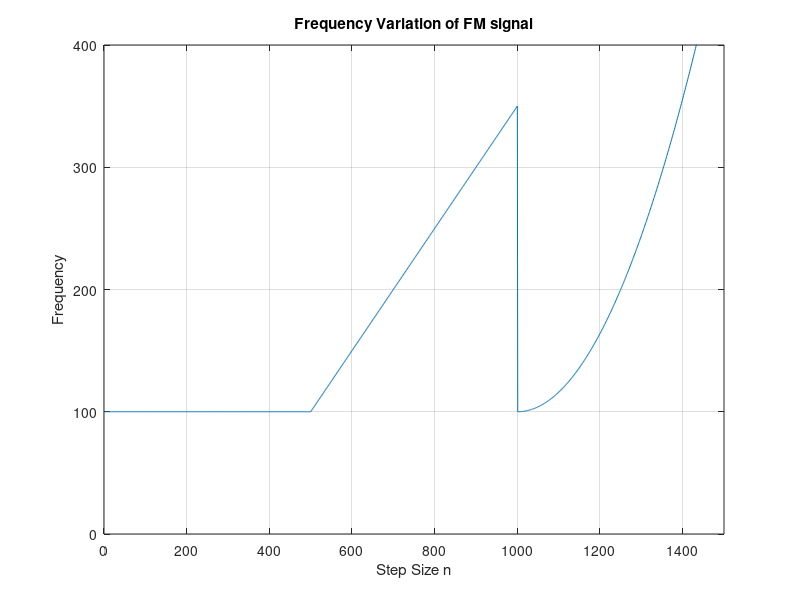

Recreate this plot in MATLAB. (Note: this script raises an error after producing the figure.)
% ASPMI Exercise 4.3c
% Implement the DFT-CLMS algorithm given in (54) for the frequency 
% modulated signal from Part 4.2 a). Plot the magnitude of the weight
% vector w(n) at every time instant to create a time-frequency diagram
% as in Part 4.2 b).

% Generate FM signal
N = 1500;
fs = 1000; % 1kHz sampling frequency
% Generate f
f = zeros(N,1);
f(1:500) = 100; % 1 ? n ? 500
% 501 <= n <= 1000
for n = 501:1000
    f(n) = 100 + (n-500)/2;
end
% 1001 <= n <= 1500
for n = 1001:1500
    f(n) = 100 + ((n-1000)/25)^2;
end

% Plot frequency variation
figure(1)
n = 1:N;
plot(n,f)
title('Frequency Variation of FM signal')
xlabel('Step Size n')
ylabel('Frequency')
axis([0 1500 0 400])
grid on;

% Generate phi
phi = cumsum(f);
% Generate eta - white noise with zero mean and variance = 0.05
sigma2 = 0.05;
eta = sqrt(0.05/2)*(randn(N,1)+1i*randn(N,1));
% Generate y
y = exp(1i.*2.*pi.*phi/fs) + eta;

% Use DFT-CLMS algorithm
bins = 1024;
mu = 0.001;
lambda = 1;
[~,e_1,wmat] = dft_clms(y,mu,bins,lambda);
wmat = wmat(:,2:end);
H = abs(wmat);

% Plot time-frequency diagram
figure(2)
n= 1:1500;
f = 0:fs/bins:fs-fs/bins;
mesh(n,f,H)
title('Time-frequency Plot of DFT-CLMS Estimate')
xlabel('Step Size n')
ylabel('Frequency')
axis([0 1500 0 500 -inf inf])
view(2)
colorbar;

% Use DFT-CLMS algorithm with forgetting factor
bins = 1024;
mu = 0.001;
lambda = 0.98;
[~,e_2,wmat] = dft_clms(y,mu,bins,lambda);
wmat = wmat(:,2:end);
H = abs(wmat);

% Plot time-frequency diagram
figure(3)
n= 1:1500;
f = 0:fs/bins:fs-fs/bins;
mesh(n,f,H)
title('Time-frequency Plot of DFT-CLMS Estimate With Forgetting Factor')
xlabel('Step Size n')
ylabel('Frequency')
axis([0 1500 0 500 -inf inf])
colorbar;
view(2)